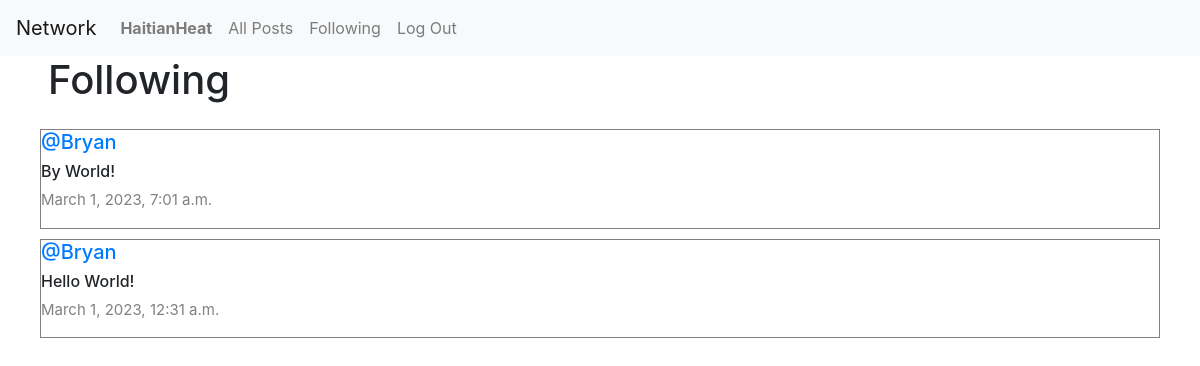
The page /following (signed in) on the database its author committed.
### network/models.py (models this page shows, shortened)
class User(AbstractUser):
    pass

class Post(models.Model):
    content = models.CharField(max_length=140)
    user = models.ForeignKey(User, on_delete=models.CASCADE, related_name="author")
    date = models.DateTimeField(auto_now_add=True)

### network/views.py (the view)
# urls.py: path("following", views.following, name="following"),
def following(request):
    currentUser = User.objects.get(pk=request.user.id)
    followingPeople = Follow.objects.filter(user=currentUser)
    allPosts = Post.objects.all().order_by('id').reverse()
    followingPosts = []
    for post in allPosts:
        for person in followingPeople:
            if person.user_follower == post.user:
                followingPosts.append(post)
    paginator = Paginator(followingPosts, 10)
    page_number = request.GET.get('page')
    posts_of_the_page = paginator.get_page(page_number)
    return render(request, "network/following.html", {
        "posts_of_the_page": posts_of_the_page
    })

### network/templates/network/following.html (shortened to what this page needs)
{% extends "network/layout.html" %}
{% block body %}
    <h1 class="mx-5">Following</h1>
    <div class="all-posts">
        {% for post in posts_of_the_page %}
            <div class="row post" >
                <h5 class="username"><a href="{% url 'profile' user_id=post.user.id %}">@{{ post.user }}</a></h5>
                <h6>{{ post.content }}</h6>
                <p class="date">{{ post.date }}</p>
            </div>
            {% endfor %}
    </div>
{% endblock %}

### network/templates/network/layout.html (shortened to what this page needs)
{% load static %}
<!DOCTYPE html>
<html lang="en">
    <head>
        <link rel="stylesheet" href="https://stackpath.bootstrapcdn.com/bootstrap/4.4.1/css/bootstrap.min.css">
        <link href="{% static 'network/styles.css' %}" rel="stylesheet">
        <link rel="stylesheet" href="https://cdnjs.cloudflare.com/ajax/libs/font-awesome/4.7.0/css/font-awesome.min.css">
    </head>
    <body>
        <nav class="navbar navbar-expand-lg navbar-light bg-light">
            <a class="navbar-brand" href="{% url 'index' %}">Network</a>
            <div>
              <ul class="navbar-nav mr-auto">
                {% if user.is_authenticated %}
                    <li class="nav-item">
                        <a class="nav-link" href="{%url 'profile' user_id=user.id%}"><strong>{{ user.username }}</strong></a>
                    </li>
                {% endif %}
                <li class="nav-item">
                  <a class="nav-link" href="{% url 'index' %}">All Posts</a>
                </li>
                {% if user.is_authenticated %}
                    <li class="nav-item">
                        <a class="nav-link" href="{% url 'following' %}">Following</a>
                    </li>
                    <li class="nav-item">
                        <a class="nav-link" href="{% url 'logout' %}">Log Out</a>
                    </li>
                {% endif %}
              </ul>
            </div>
          </nav>
        <div class="body">
            {% block body %}
            {% endblock %}
        </div>
    </body>
</html>

### network/static/network/styles.css (style rules this page uses)
.all-posts { display: flex; justify-content: flex-start; flex-direction: column; margin: 20px; }
.post { border: 0.1px solid gray; display: flex; justify-content: center; flex-direction: column; box-sizing: border-box; margin: 5px 20px; }
.username { font-size: 20px; }
.date { color: gray; font-size: 15px; }

### rows shown on the page
User: username "HaitianHeat"
Post: user "Bryan", content "By World!", date "March 1, 2023, 7:01 a.m."
Post: user "Bryan", content "Hello World!", date "March 1, 2023, 12:31 a.m."
